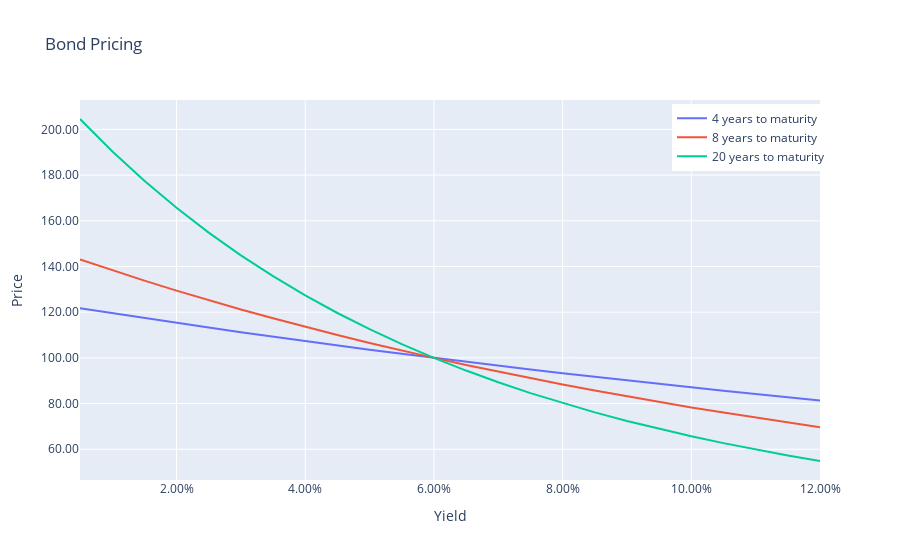

This figure's notebook cell:
### Code cell
# Plot the data
fig = go.Figure()
for t in ttm_list:
    ttm_years = int(t/NOP)
    trace= go.Scatter(x=df.index, y=df[t], mode='lines', name=str(ttm_years)+' years to maturity')
    fig.add_trace(trace)

fig.update_xaxes(title='Yield',tickformat=".2%")
fig.update_yaxes(title='Price',tickformat=".2f")
fig.update_layout(title='Bond Pricing')
fig.update_layout(legend=dict(yanchor="top", y =0.99, xanchor="left", x=0.8))
fig.show()

### Figure 1 — Plotly figure (JSON) as saved in the notebook; plotly's stock layout.template omitted (floating-point values rounded to 4 significant figures)
{"data": [{"mode": "lines", "name": "4 years to maturity", "type": "scatter", "x": [0.005, 0.01, 0.015, 0.02, 0.025, 0.03, 0.035, 0.04, 0.045, 0.05, 0.055, 0.06, 0.065, 0.07, 0.075, 0.08, 0.085, 0.09, 0.095, 0.1, 0.105, 0.11, 0.115, 0.12], "y": [121.8, 119.6, 117.4, 115.3, 113.2, 111.2, 109.3, 107.3, 105.4, 103.6, 101.8, 100, 98.26, 96.56, 94.9, 93.27, 91.67, 90.11, 88.57, 87.07, 85.6, 84.16, 82.75, 81.37]}, {"mode": "lines", "name": "8 years to maturity", "type": "scatter", "x": [0.005, 0.01, 0.015, 0.02, 0.025, 0.03, 0.035, 0.04, 0.045, 0.05, 0.055, 0.06, 0.065, 0.07, 0.075, 0.08, 0.085, 0.09, 0.095, 0.1, 0.105, 0.11, 0.115, 0.12], "y": [143.1, 138.3, 133.8, 129.4, 125.2, 121.2, 117.3, 113.6, 110.0, 106.5, 103.2, 100, 96.92, 93.95, 91.1, 88.35, 85.7, 83.15, 80.69, 78.32, 76.04, 73.84, 71.73, 69.68]}, {"mode": "lines", "name": "20 years to maturity", "type": "scatter", "x": [0.005, 0.01, 0.015, 0.02, 0.025, 0.03, 0.035, 0.04, 0.045, 0.05, 0.055, 0.06, 0.065, 0.07, 0.075, 0.08, 0.085, 0.09, 0.095, 0.1, 0.105, 0.11, 0.115, 0.12], "y": [204.6, 190.4, 177.5, 165.7, 154.8, 144.9, 135.7, 127.4, 119.6, 112.6, 106.0, 100, 94.45, 89.32, 84.59, 80.21, 76.15, 72.4, 68.91, 65.68, 62.68, 59.88, 57.28, 54.86]}], "layout": {"legend": {"x": 0.8, "xanchor": "left", "y": 0.99, "yanchor": "top"}, "title": {"text": "Bond Pricing"}, "xaxis": {"tickformat": ".2%", "title": {"text": "Yield"}}, "yaxis": {"tickformat": ".2f", "title": {"text": "Price"}}}}
